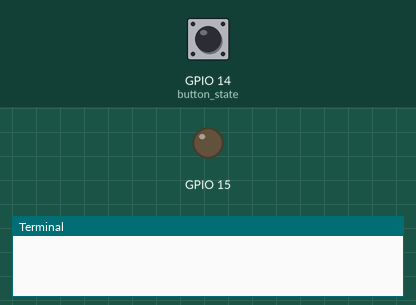
Simulated run of this program. Board: Raspberry Pi (BCM pin numbers). Shown: output pins drawn as LEDs (lit = HIGH), the last lines printed to the terminal. Dashed ring = blinking. The inputs (shaded band) are chosen by the test bench; at power-on: GPIO 14 (button_state) HIGH.

Above: at 1.2 s.
1.3 s: GPIO 14 (button_state) pulled LOW for 0.15 s
At 2.0 s:
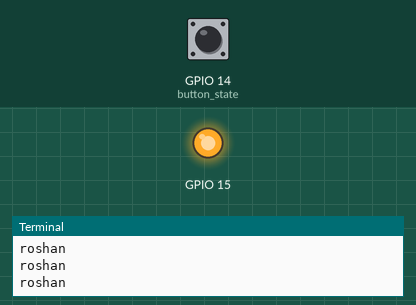
2.9 s: GPIO 14 (button_state) pulled LOW for 1 s
At 3.2 s:
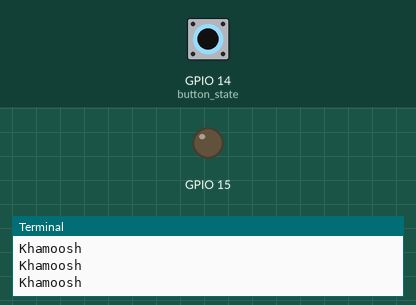
5.4 s: GPIO 14 (button_state) pulsed LOW 5 times (0.12 s each, 0.3 s apart)
At 5.85 s:
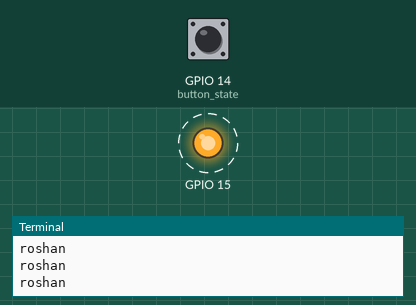
Timing chart, 0 to 8.4 s (numbered marks = the images above; inputs shaded):
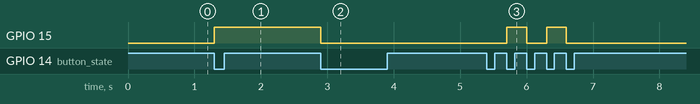

Measured:
- after the input at 1.3 s, GPIO 15: LOW → HIGH at once
- after the input at 2.9 s, GPIO 15: HIGH → LOW at once
- after the input at 5.4 s, GPIO 15: alternates HIGH for 0.30 s and LOW for 0.30 s, 4 changes in all, then stays LOW, starting after 0.30 s

The program:

lamp_with_key.py
```python
import RPi.GPIO as GPIO
import time

GPIO.setmode(GPIO.BCM)
GPIO.setup(14 ,GPIO.IN , pull_up_down=GPIO.PUD_UP )
GPIO.setup(15,GPIO.OUT)


################HARVAGHT DOKME FESHAR DADE BESHE LAMP 2 SANIE ROSHAN MISHE####################
def TURN_ON_2_SEC ():

    while True:
        button_state = GPIO.input(14)
        if button_state == False :
            GPIO.output(15 , True)
            time.sleep(2)
        else :
            GPIO.output(15, False)

###############BA HARBAR FESHAR DADANE KLID , CHERAGH TAGHIR VAZIAT MIDE #######################
now_state= False

def TAGHIR_VAZIAT_BA_CLICK ():
    global now_state
    if now_state == False :
        now_state = True
        return
    elif now_state == True :
        now_state = False
        return

def MAIN_CHANGE_LAMP ():
    while True :
        if GPIO.input(14):
            TAGHIR_VAZIAT_BA_CLICK()

        elif now_state  == False :
            print ("Khamoosh")
            GPIO.output(15 , False)
        else :
            print ("roshan")
            GPIO.output (15 , True)

#TURN_ON_2_SEC()
MAIN_CHANGE_LAMP()
GPIO.cleanup()
```
